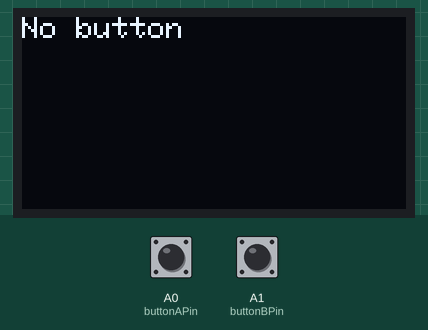
The program below on a simulated Arduino Nano, built with avr-gcc and run on an emulated ATmega328P. On the bench: 128×64 one-colour display. Inputs (shaded band) come from the test bench; at power-on: A0 (buttonAPin) LOW, A1 (buttonBPin) LOW.

Above: at 1.2 s.
1.3 s: A0 (buttonAPin) pulled HIGH for 0.15 s
At 1.41 s:
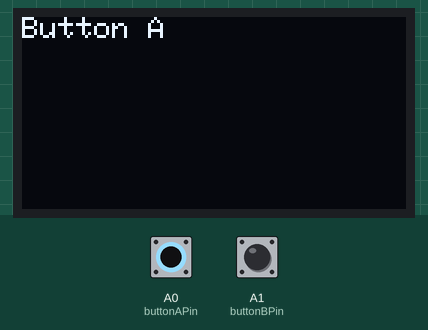
2.9 s: A1 (buttonBPin) pulled HIGH for 0.15 s
At 3.01 s:
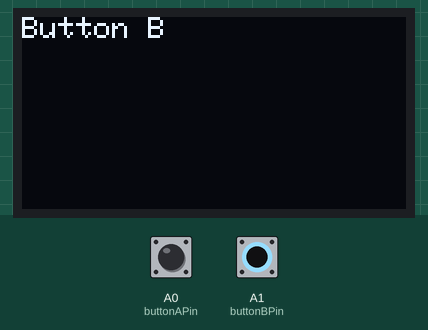
4.6 s: A1 (buttonBPin) pulled HIGH for 3.2 s
9.3 s: A0 (buttonAPin) pulled HIGH for 3.2 s
At 10.0 s:
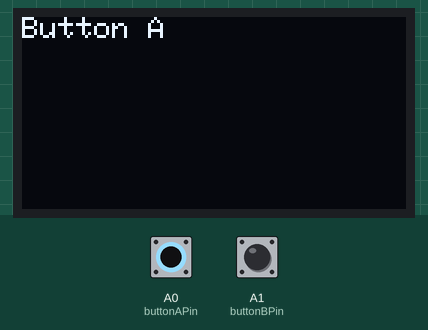
14.0 s: A0 (buttonAPin) driven HIGH and A1 (buttonBPin) driven HIGH
At 14.5 s:
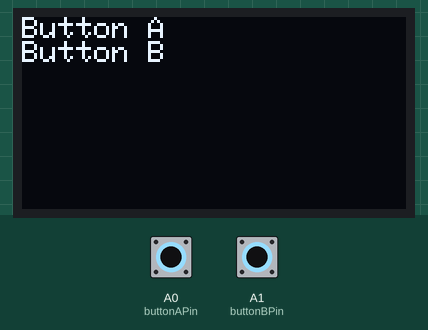
Timing chart, 0 to 16.5 s (numbered marks = the images above; inputs shaded):
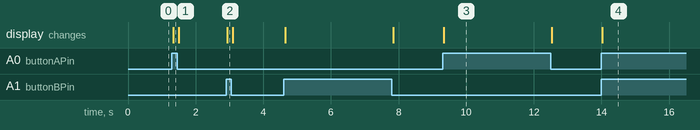

The program:

main.cpp
```cpp
#include <Arduino.h>
#include <SPI.h>
#include <Wire.h>
#include <Adafruit_GFX.h>
#include <Adafruit_SSD1306.h>

#define SCREEN_WIDTH 128
#define SCREEN_HEIGHT 64

#define OLED_RESET 4
#define SCREEN_ADDRESS 0x3C
Adafruit_SSD1306 display(SCREEN_WIDTH, SCREEN_HEIGHT, &Wire, OLED_RESET);

static const int buttonAPin = A0;
static const int buttonBPin = A1;

void setup()
{
    Serial.begin(9600);

    pinMode(buttonAPin, INPUT);
    pinMode(buttonBPin, INPUT);

    if (!display.begin(SSD1306_SWITCHCAPVCC, SCREEN_ADDRESS))
    {
        Serial.println(F("SSD1306 allocation failed"));
        for (;;)
            ; // Don't proceed, loop forever
    }
}

bool buttonA = false;
bool buttonB = false;
int buttonState = 0;

void loop()
{
    buttonState = digitalRead(buttonAPin);
    buttonA = buttonState == HIGH;
    buttonState = digitalRead(buttonBPin);
    buttonB = buttonState == HIGH;

    display.clearDisplay();
    display.setTextSize(1);
    display.setTextColor(WHITE);
    display.setCursor(0, 0);
    if (buttonA)
    {
        display.println("Button A");
    }
    if (buttonB)
    {
        display.println("Button B");
    }
    if (!buttonA && !buttonB)
    {
        display.println("No button");
    }
    display.display();
}
```

Measured:
- after the input at 1.3 s, the display: changes at once (image 1)
- after the input at 2.9 s, the display: changes at once (image 2)
- after the input at 9.3 s, the display: changes at once (image 3)
- after the input at 14.0 s, the display: changes at once (image 4)
